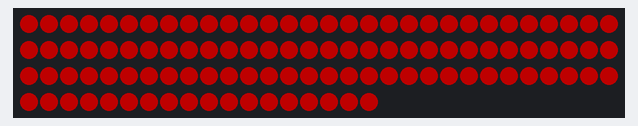
Bench run of a sketch on a simulated Arduino Mega 2560, built with avr-gcc and run on an emulated ATmega2560. Parts: 108 RGB LEDs in strip order, left to right, continuing on the next row. Dim RGB values are drawn brighter than linear; colours are those a GRB WS2812 strip shows for the declared byte order.

Above: at 0.6 s.
At 1.6 s:
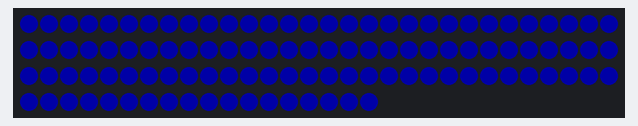
At 2.6 s:
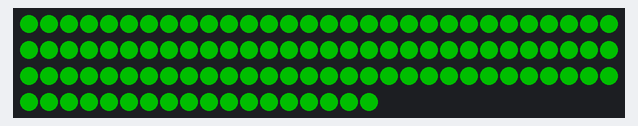
At 3.6 s:
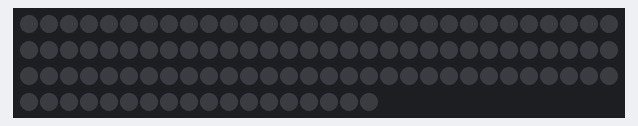

The sketch:

default_rainbow.ino
```cpp
#include <FastLED.h>

#define LED_TYPE    WS2812B
#define COLOR_ORDER BRG
#define DATA_PIN    23
#define NUM_LEDS    108
#define BRIGHTNESS  80

CRGB leds[NUM_LEDS];

void setup() {
  delay(500);
  FastLED.addLeds<LED_TYPE, DATA_PIN, COLOR_ORDER>(leds, NUM_LEDS);
  FastLED.setBrightness(BRIGHTNESS);
  FastLED.clear();
  FastLED.show();
}

void loop() {
  fill_solid(leds, NUM_LEDS, CRGB::Red);
  FastLED.show();
  delay(1000);

  fill_solid(leds, NUM_LEDS, CRGB::Green);
  FastLED.show();
  delay(1000);

  fill_solid(leds, NUM_LEDS, CRGB::Blue);
  FastLED.show();
  delay(1000);

  FastLED.clear();
  FastLED.show();
  delay(1000);
}
```

Measured:
- by itself, everything shown: repeats every 4.0 s, in 4 steps
- what the display in image 0 shows lasts 1.0 s, from 0.5 s to 1.5 s
